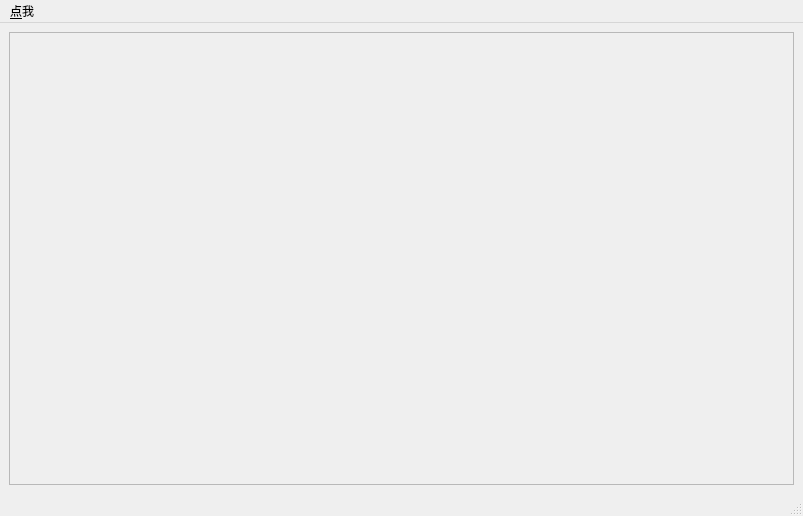
<?xml version="1.0" encoding="UTF-8"?>
<ui version="4.0">
 <class>MainWindow</class>
 <widget class="QMainWindow" name="MainWindow">
  <property name="geometry">
   <rect>
    <x>0</x>
    <y>0</y>
    <width>803</width>
    <height>516</height>
   </rect>
  </property>
  <property name="windowTitle">
   <string>帮助</string>
  </property>
  <widget class="QWidget" name="centralwidget">
   <layout class="QGridLayout" name="gridLayout">
    <item row="0" column="0">
     <widget class="QFrame" name="frame">
      <property name="frameShape">
       <enum>QFrame::StyledPanel</enum>
      </property>
      <property name="frameShadow">
       <enum>QFrame::Raised</enum>
      </property>
     </widget>
    </item>
   </layout>
  </widget>
  <widget class="QMenuBar" name="menubar">
   <property name="geometry">
    <rect>
     <x>0</x>
     <y>0</y>
     <width>803</width>
     <height>22</height>
    </rect>
   </property>
   <widget class="QMenu" name="menu">
    <property name="title">
     <string>&amp;点我</string>
    </property>
    <addaction name="action_ip"/>
    <addaction name="action_help"/>
   </widget>
   <addaction name="menu"/>
  </widget>
  <widget class="QStatusBar" name="statusbar"/>
  <action name="action_ip">
   <property name="text">
    <string>&amp;ip地址查询</string>
   </property>
  </action>
  <action name="action_help">
   <property name="text">
    <string>&amp;帮助信息</string>
   </property>
  </action>
 </widget>
 <resources/>
 <connections>
  <connection>
   <sender>action_ip</sender>
   <signal>triggered()</signal>
   <receiver>MainWindow</receiver>
   <slot>ip()</slot>
   <hints>
    <hint type="sourcelabel">
     <x>-1</x>
     <y>-1</y>
    </hint>
    <hint type="destinationlabel">
     <x>401</x>
     <y>257</y>
    </hint>
   </hints>
  </connection>
  <connection>
   <sender>action_help</sender>
   <signal>triggered()</signal>
   <receiver>MainWindow</receiver>
   <slot>help_123()</slot>
   <hints>
    <hint type="sourcelabel">
     <x>-1</x>
     <y>-1</y>
    </hint>
    <hint type="destinationlabel">
     <x>401</x>
     <y>257</y>
    </hint>
   </hints>
  </connection>
 </connections>
 <slots>
  <slot>help_123()</slot>
  <slot>ip()</slot>
 </slots>
</ui>
